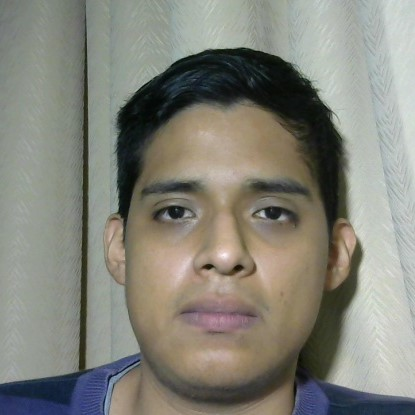
#> input picture codigocomputadoraalcoholrostro/test_fr_tkinter_tcpip/facerecognition/imgppt.jpg, 415 x 415 px
$ python -i hog_histogram_block.py   (imports and definitions only)   (older library calls are emulated)
#> lines starting #> are read from the running program, lines starting #| are printed output that depends on the picture
#> further down, picture is the input picture: shape (415, 415, 3); mean B, G, R 121.7, 131.3, 131.7
import numpy as np
import cv2
import matplotlib.pyplot as plt


def compute_gradients(image):
    # Convert the image to grayscale
    gray = cv2.cvtColor(image, cv2.COLOR_BGR2GRAY)
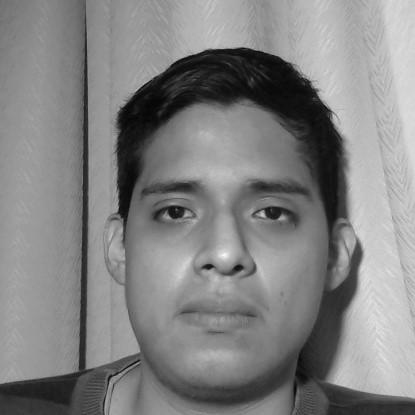
#> gray: shape (415, 415); min 4, max 247, mean 130.3

    # Compute the gradients in the x and y directions
    grad_x = cv2.Sobel(gray, cv2.CV_64F, 1, 0, ksize=3)
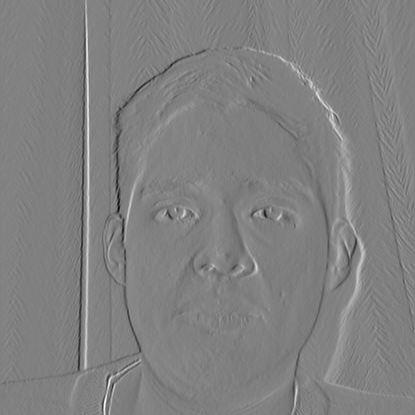
#> grad_x: shape (415, 415) float64; min -553, max 542, mean 1.2; drawn with min black and max white
    grad_y = cv2.Sobel(gray, cv2.CV_64F, 0, 1, ksize=3)
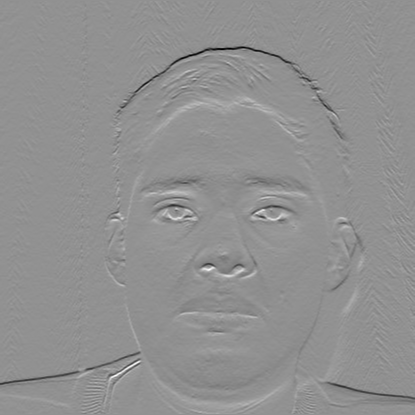
#> grad_y: shape (415, 415) float64; min -620, max 468, mean -1.2; drawn with min black and max white

    # Compute the magnitude and angle of the gradients
    magnitude = np.sqrt(grad_x ** 2 + grad_y ** 2)
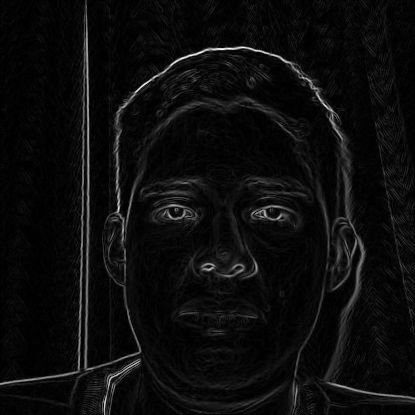
#> magnitude: shape (415, 415) float64; min 0, max 629.9, mean 32.1; drawn with min black and max white
    angle = np.degrees(np.arctan2(grad_y, grad_x))
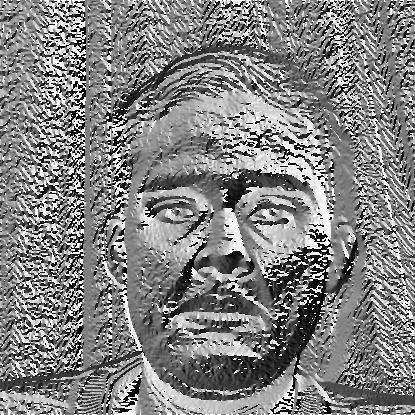
#> angle: shape (415, 415) float64; min -179.8, max 180, mean 4.9; drawn with min black and max white

    # Adjust angles to be in the range of 0 to 180 degrees
    angle = np.mod(angle, 180)
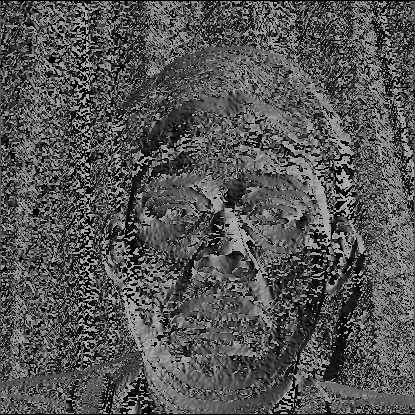
#> angle: shape (415, 415) float64; min 0, max 179.9, mean 84.8

    return magnitude, angle


def compute_histogram(magnitude, angle, num_bins):
    # Calculate the histogram of gradient orientations
    histogram = np.zeros(num_bins)
    bin_range = 180 / num_bins
    for i in range(num_bins):
        lower_bound = i * bin_range
        upper_bound = (i + 1) * bin_range
        mask = np.logical_and(angle >= lower_bound, angle < upper_bound)
        histogram[i] = np.sum(magnitude[mask])

    # Check if the histogram has a sum of zero or contains NaN or infinite values
    if np.sum(histogram) == 0 or np.isnan(histogram).any() or np.isinf(histogram).any():
        # If the histogram cannot be normalized, return zeros
        histogram = np.zeros_like(histogram)
    else:
        # Normalize the histogram
        histogram /= np.sum(histogram)

    return histogram


def compute_hog_block(image_block, num_bins=9, cell_size=8):
    # Compute the gradients of the image block
    magnitude, angle = compute_gradients(image_block)

    # Split the block into cells and calculate the histograms for each cell
    cell_histograms = []
    for i in range(0, image_block.shape[0], cell_size):
        for j in range(0, image_block.shape[1], cell_size):
            cell_magnitude = magnitude[i:i + cell_size, j:j + cell_size]
            cell_angle = angle[i:i + cell_size, j:j + cell_size]
            cell_histogram = compute_histogram(cell_magnitude, cell_angle, num_bins)
            cell_histograms.append(cell_histogram)

    # Concatenate the cell histograms to form the final block HOG descriptor
    hog_block = np.concatenate(cell_histograms)

    return hog_block


# Example usage
# [27 lines not run here, left out]

>>> import cv2
>>> picture = cv2.imread('imgppt.jpg')
>>> result = compute_gradients(picture)

$ run again, on codigocomputadoraalcoholrostro/test_fr_tkinter_tcpip/facerecognition/Luis_67.jpg
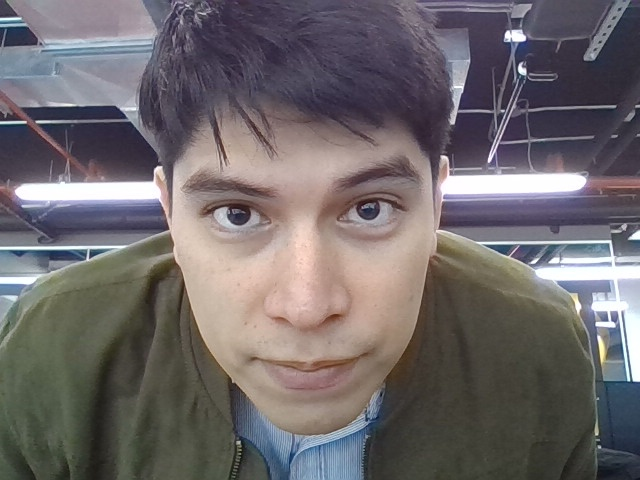
#> input picture codigocomputadoraalcoholrostro/test_fr_tkinter_tcpip/facerecognition/Luis_67.jpg, 640 x 480 px
#> picture is the input picture: shape (480, 640, 3); mean B, G, R 106.6, 104.5, 110.4
#> in compute_gradients, `magnitude = np.sqrt(grad_x ** 2 + grad_y ** 2)`:
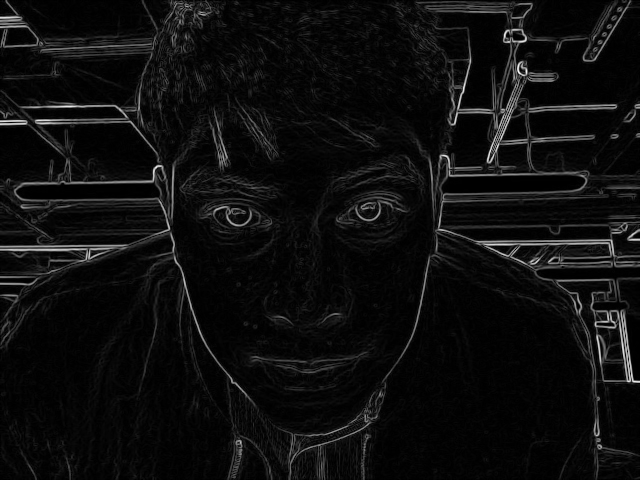
#> magnitude: shape (480, 640) float64; min 0, max 801.4, mean 45.1; drawn with min black and max white
#> in compute_gradients, `angle = np.mod(angle, 180)`:
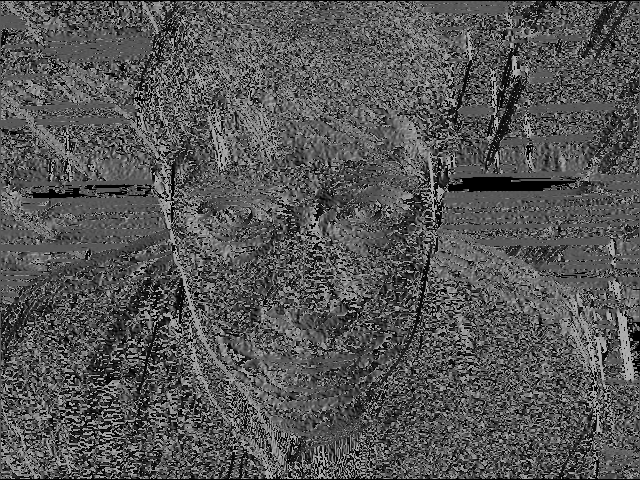
#> angle: shape (480, 640) float64; min 0, max 179.9, mean 85.9
